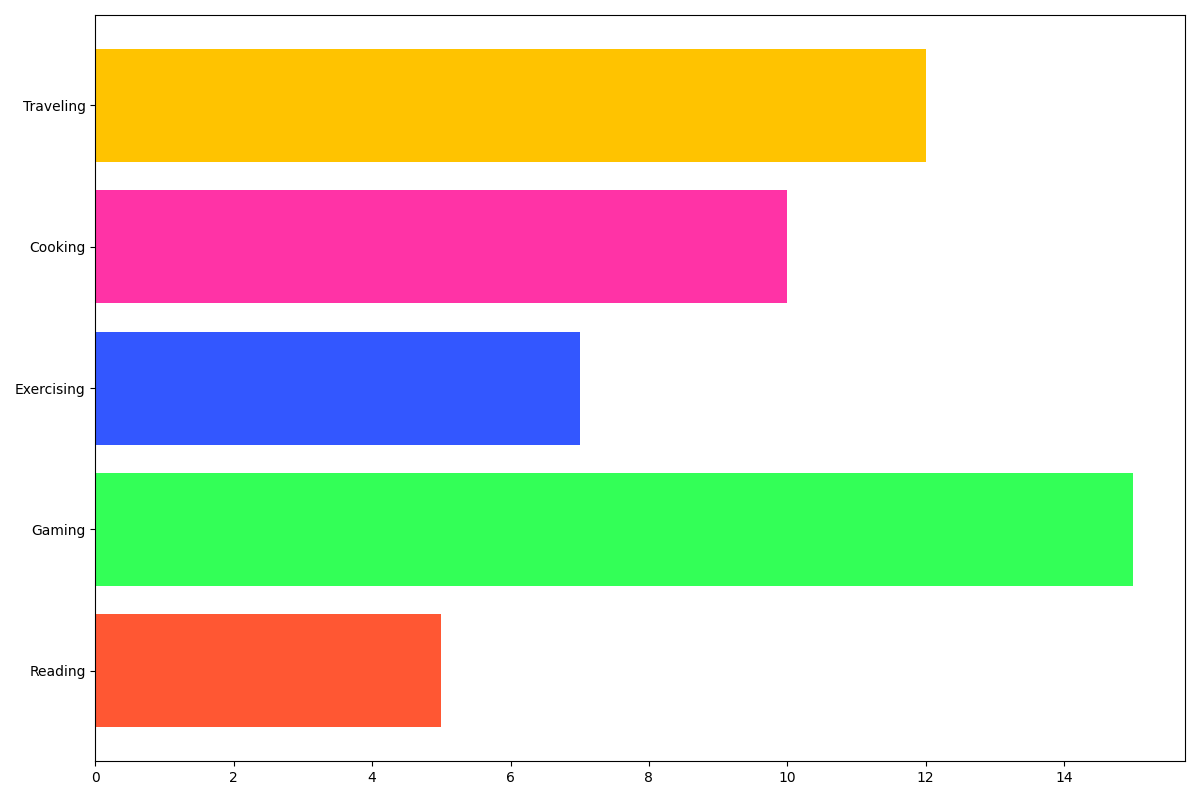

The Python source for this figure:
import matplotlib.pyplot as plt
import numpy as np

# Data
hobbies = ['Reading', 'Gaming', 'Exercising', 'Cooking', 'Traveling']
hours_spent = np.array([5, 15, 7, 10, 12])

# Colors for each hobby
colors = ['#FF5733', '#33FF57', '#3357FF', '#FF33A6', '#FFC300']

# Create Horizontal Bar Chart
fig, ax = plt.subplots(figsize=(12, 8))
ax.barh(hobbies, hours_spent, color=colors)

plt.tight_layout()
plt.show()
